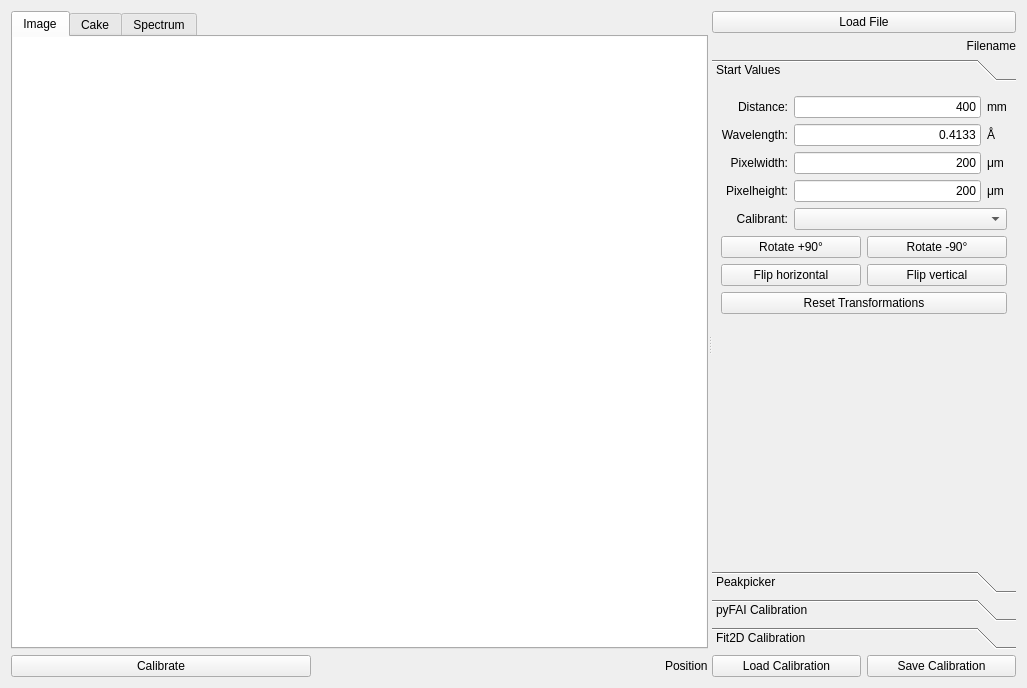
<?xml version="1.0" encoding="UTF-8"?>
<ui version="4.0">
 <author>Clemens Prescher</author>
 <class>XrsCalibrationWidget</class>
 <widget class="QWidget" name="XrsCalibrationWidget">
  <property name="geometry">
   <rect>
    <x>0</x>
    <y>0</y>
    <width>1027</width>
    <height>688</height>
   </rect>
  </property>
  <property name="minimumSize">
   <size>
    <width>5</width>
    <height>5</height>
   </size>
  </property>
  <property name="windowTitle">
   <string>XRS Calibration</string>
  </property>
  <property name="styleSheet">
   <string notr="true"/>
  </property>
  <layout class="QHBoxLayout" name="horizontalLayout_8">
   <item>
    <widget class="QSplitter" name="splitter">
     <property name="orientation">
      <enum>Qt::Horizontal</enum>
     </property>
     <widget class="QWidget" name="">
      <layout class="QVBoxLayout" name="verticalLayout_2">
       <item>
        <widget class="QTabWidget" name="tab_widget">
         <property name="currentIndex">
          <number>0</number>
         </property>
         <widget class="QWidget" name="tab">
          <attribute name="title">
           <string>Image</string>
          </attribute>
          <layout class="QHBoxLayout" name="horizontalLayout_2">
           <property name="margin">
            <number>0</number>
           </property>
           <item>
            <widget class="GraphicsLayoutWidget" name="img_pg_layout">
             <property name="minimumSize">
              <size>
               <width>5</width>
               <height>5</height>
              </size>
             </property>
             <property name="frameShape">
              <enum>QFrame::NoFrame</enum>
             </property>
             <property name="frameShadow">
              <enum>QFrame::Plain</enum>
             </property>
            </widget>
           </item>
          </layout>
         </widget>
         <widget class="QWidget" name="tab_2">
          <attribute name="title">
           <string>Cake</string>
          </attribute>
          <layout class="QHBoxLayout" name="horizontalLayout_3">
           <property name="margin">
            <number>0</number>
           </property>
           <item>
            <widget class="GraphicsLayoutWidget" name="cake_pg_layout"/>
           </item>
          </layout>
         </widget>
         <widget class="QWidget" name="tab_3">
          <attribute name="title">
           <string>Spectrum</string>
          </attribute>
          <layout class="QHBoxLayout" name="horizontalLayout_7">
           <property name="margin">
            <number>0</number>
           </property>
           <item>
            <widget class="GraphicsLayoutWidget" name="spectrum_pg_layout">
             <property name="minimumSize">
              <size>
               <width>5</width>
               <height>5</height>
              </size>
             </property>
             <property name="sizeIncrement">
              <size>
               <width>5</width>
               <height>5</height>
              </size>
             </property>
             <property name="baseSize">
              <size>
               <width>5</width>
               <height>5</height>
              </size>
             </property>
            </widget>
           </item>
          </layout>
         </widget>
        </widget>
       </item>
       <item>
        <layout class="QHBoxLayout" name="horizontalLayout_4">
         <item>
          <widget class="QPushButton" name="integrate_btn">
           <property name="sizePolicy">
            <sizepolicy hsizetype="Fixed" vsizetype="Fixed">
             <horstretch>0</horstretch>
             <verstretch>0</verstretch>
            </sizepolicy>
           </property>
           <property name="minimumSize">
            <size>
             <width>300</width>
             <height>0</height>
            </size>
           </property>
           <property name="text">
            <string>Calibrate</string>
           </property>
          </widget>
         </item>
         <item>
          <spacer name="horizontalSpacer">
           <property name="orientation">
            <enum>Qt::Horizontal</enum>
           </property>
           <property name="sizeHint" stdset="0">
            <size>
             <width>168</width>
             <height>20</height>
            </size>
           </property>
          </spacer>
         </item>
         <item>
          <widget class="QLabel" name="pos_lbl">
           <property name="text">
            <string>Position</string>
           </property>
          </widget>
         </item>
        </layout>
       </item>
      </layout>
     </widget>
     <widget class="QWidget" name="layoutWidget">
      <layout class="QVBoxLayout" name="verticalLayout_4">
       <item>
        <widget class="QPushButton" name="load_file_btn">
         <property name="maximumSize">
          <size>
           <width>1677215</width>
           <height>16777215</height>
          </size>
         </property>
         <property name="text">
          <string>Load File</string>
         </property>
        </widget>
       </item>
       <item>
        <widget class="QLabel" name="filename_lbl">
         <property name="text">
          <string>Filename</string>
         </property>
         <property name="alignment">
          <set>Qt::AlignRight|Qt::AlignTrailing|Qt::AlignVCenter</set>
         </property>
        </widget>
       </item>
       <item>
        <widget class="QToolBox" name="ToolBox">
         <widget class="QWidget" name="toolBoxPage1">
          <property name="geometry">
           <rect>
            <x>0</x>
            <y>0</y>
            <width>339</width>
            <height>438</height>
           </rect>
          </property>
          <attribute name="label">
           <string>Start Values</string>
          </attribute>
          <layout class="QVBoxLayout" name="verticalLayout">
           <item>
            <layout class="QGridLayout" name="gridLayout">
             <item row="0" column="0">
              <widget class="QLabel" name="label">
               <property name="text">
                <string>Distance:</string>
               </property>
               <property name="alignment">
                <set>Qt::AlignRight|Qt::AlignTrailing|Qt::AlignVCenter</set>
               </property>
              </widget>
             </item>
             <item row="0" column="1">
              <widget class="QLineEdit" name="sv_distance_txt">
               <property name="text">
                <string>400</string>
               </property>
               <property name="alignment">
                <set>Qt::AlignRight|Qt::AlignTrailing|Qt::AlignVCenter</set>
               </property>
              </widget>
             </item>
             <item row="0" column="2">
              <widget class="QLabel" name="label_6">
               <property name="text">
                <string>mm</string>
               </property>
              </widget>
             </item>
             <item row="1" column="0">
              <widget class="QLabel" name="label_2">
               <property name="text">
                <string>Wavelength:</string>
               </property>
               <property name="alignment">
                <set>Qt::AlignRight|Qt::AlignTrailing|Qt::AlignVCenter</set>
               </property>
              </widget>
             </item>
             <item row="1" column="1">
              <widget class="QLineEdit" name="sv_wavelength_txt">
               <property name="text">
                <string>0.4133</string>
               </property>
               <property name="alignment">
                <set>Qt::AlignRight|Qt::AlignTrailing|Qt::AlignVCenter</set>
               </property>
              </widget>
             </item>
             <item row="1" column="2">
              <widget class="QLabel" name="label_7">
               <property name="text">
                <string>Å</string>
               </property>
              </widget>
             </item>
             <item row="2" column="0">
              <widget class="QLabel" name="label_3">
               <property name="text">
                <string>Pixelwidth:</string>
               </property>
               <property name="alignment">
                <set>Qt::AlignRight|Qt::AlignTrailing|Qt::AlignVCenter</set>
               </property>
              </widget>
             </item>
             <item row="2" column="1">
              <widget class="QLineEdit" name="sv_pixel_width_txt">
               <property name="text">
                <string>200</string>
               </property>
               <property name="alignment">
                <set>Qt::AlignRight|Qt::AlignTrailing|Qt::AlignVCenter</set>
               </property>
              </widget>
             </item>
             <item row="2" column="2">
              <widget class="QLabel" name="label_8">
               <property name="text">
                <string>μm</string>
               </property>
              </widget>
             </item>
             <item row="3" column="0">
              <widget class="QLabel" name="label_4">
               <property name="text">
                <string>Pixelheight:</string>
               </property>
               <property name="alignment">
                <set>Qt::AlignRight|Qt::AlignTrailing|Qt::AlignVCenter</set>
               </property>
              </widget>
             </item>
             <item row="3" column="1">
              <widget class="QLineEdit" name="sv_pixel_height_txt">
               <property name="text">
                <string>200</string>
               </property>
               <property name="alignment">
                <set>Qt::AlignRight|Qt::AlignTrailing|Qt::AlignVCenter</set>
               </property>
              </widget>
             </item>
             <item row="3" column="2">
              <widget class="QLabel" name="label_9">
               <property name="text">
                <string>μm</string>
               </property>
              </widget>
             </item>
             <item row="4" column="0">
              <widget class="QLabel" name="label_5">
               <property name="text">
                <string>Calibrant:</string>
               </property>
               <property name="alignment">
                <set>Qt::AlignRight|Qt::AlignTrailing|Qt::AlignVCenter</set>
               </property>
              </widget>
             </item>
             <item row="4" column="1" colspan="2">
              <widget class="QComboBox" name="calibrant_cb">
               <property name="editable">
                <bool>false</bool>
               </property>
               <property name="frame">
                <bool>true</bool>
               </property>
              </widget>
             </item>
            </layout>
           </item>
           <item>
            <layout class="QGridLayout" name="gridLayout_4">
             <item row="0" column="0">
              <widget class="QPushButton" name="rotate_p90_btn">
               <property name="text">
                <string>Rotate +90°</string>
               </property>
              </widget>
             </item>
             <item row="0" column="1">
              <widget class="QPushButton" name="rotate_m90_btn">
               <property name="text">
                <string>Rotate -90°</string>
               </property>
              </widget>
             </item>
             <item row="1" column="0">
              <widget class="QPushButton" name="invert_horizontal_btn">
               <property name="text">
                <string>Flip horizontal</string>
               </property>
              </widget>
             </item>
             <item row="1" column="1">
              <widget class="QPushButton" name="invert_vertical_btn">
               <property name="text">
                <string>Flip vertical</string>
               </property>
              </widget>
             </item>
             <item row="2" column="0" colspan="2">
              <widget class="QPushButton" name="reset_transformations_btn">
               <property name="text">
                <string>Reset Transformations</string>
               </property>
              </widget>
             </item>
            </layout>
           </item>
           <item>
            <spacer name="verticalSpacer">
             <property name="orientation">
              <enum>Qt::Vertical</enum>
             </property>
             <property name="sizeHint" stdset="0">
              <size>
               <width>20</width>
               <height>178</height>
              </size>
             </property>
            </spacer>
           </item>
          </layout>
         </widget>
         <widget class="QWidget" name="page">
          <property name="geometry">
           <rect>
            <x>0</x>
            <y>0</y>
            <width>339</width>
            <height>438</height>
           </rect>
          </property>
          <attribute name="label">
           <string>Peakpicker</string>
          </attribute>
          <layout class="QVBoxLayout" name="verticalLayout_6">
           <item>
            <layout class="QHBoxLayout" name="horizontalLayout_5">
             <item>
              <spacer name="horizontalSpacer_2">
               <property name="orientation">
                <enum>Qt::Horizontal</enum>
               </property>
               <property name="sizeHint" stdset="0">
                <size>
                 <width>40</width>
                 <height>20</height>
                </size>
               </property>
              </spacer>
             </item>
             <item>
              <widget class="QLabel" name="label_10">
               <property name="text">
                <string>Current peaknumber:</string>
               </property>
              </widget>
             </item>
             <item>
              <widget class="QSpinBox" name="peak_num_sb">
               <property name="minimum">
                <number>1</number>
               </property>
              </widget>
             </item>
            </layout>
           </item>
           <item>
            <layout class="QHBoxLayout" name="horizontalLayout_6">
             <item>
              <spacer name="horizontalSpacer_3">
               <property name="orientation">
                <enum>Qt::Horizontal</enum>
               </property>
               <property name="sizeHint" stdset="0">
                <size>
                 <width>40</width>
                 <height>20</height>
                </size>
               </property>
              </spacer>
             </item>
             <item>
              <widget class="QCheckBox" name="automatic_peak_num_inc_cb">
               <property name="text">
                <string>automatic</string>
               </property>
               <property name="checked">
                <bool>true</bool>
               </property>
              </widget>
             </item>
            </layout>
           </item>
           <item>
            <widget class="QPushButton" name="clear_peaks_btn">
             <property name="text">
              <string>Clear All Peaks</string>
             </property>
            </widget>
           </item>
           <item>
            <spacer name="verticalSpacer_4">
             <property name="orientation">
              <enum>Qt::Vertical</enum>
             </property>
             <property name="sizeHint" stdset="0">
              <size>
               <width>20</width>
               <height>40</height>
              </size>
             </property>
            </spacer>
           </item>
          </layout>
         </widget>
         <widget class="QWidget" name="pyFAI">
          <property name="geometry">
           <rect>
            <x>0</x>
            <y>0</y>
            <width>339</width>
            <height>438</height>
           </rect>
          </property>
          <attribute name="label">
           <string>pyFAI Calibration</string>
          </attribute>
          <layout class="QGridLayout" name="gridLayout_3">
           <item row="0" column="0">
            <widget class="QLabel" name="label_21">
             <property name="text">
              <string>Distance:</string>
             </property>
             <property name="alignment">
              <set>Qt::AlignRight|Qt::AlignTrailing|Qt::AlignVCenter</set>
             </property>
            </widget>
           </item>
           <item row="0" column="1">
            <widget class="QLineEdit" name="pf_distance_txt">
             <property name="focusPolicy">
              <enum>Qt::StrongFocus</enum>
             </property>
             <property name="alignment">
              <set>Qt::AlignRight|Qt::AlignTrailing|Qt::AlignVCenter</set>
             </property>
            </widget>
           </item>
           <item row="0" column="2">
            <widget class="QLabel" name="label_20">
             <property name="text">
              <string>mm</string>
             </property>
            </widget>
           </item>
           <item row="0" column="3">
            <widget class="QCheckBox" name="pf_distance_cb">
             <property name="text">
              <string/>
             </property>
             <property name="checked">
              <bool>true</bool>
             </property>
            </widget>
           </item>
           <item row="1" column="0">
            <widget class="QLabel" name="label_22">
             <property name="text">
              <string>Wavelength:</string>
             </property>
             <property name="alignment">
              <set>Qt::AlignRight|Qt::AlignTrailing|Qt::AlignVCenter</set>
             </property>
            </widget>
           </item>
           <item row="1" column="1">
            <widget class="QLineEdit" name="pf_wavelength_txt">
             <property name="alignment">
              <set>Qt::AlignRight|Qt::AlignTrailing|Qt::AlignVCenter</set>
             </property>
            </widget>
           </item>
           <item row="1" column="2">
            <widget class="QLabel" name="label_19">
             <property name="text">
              <string>Å</string>
             </property>
            </widget>
           </item>
           <item row="1" column="3">
            <widget class="QCheckBox" name="pf_wavelength_cb">
             <property name="text">
              <string/>
             </property>
            </widget>
           </item>
           <item row="2" column="0">
            <widget class="QLabel" name="label_27">
             <property name="text">
              <string>PONI:</string>
             </property>
             <property name="alignment">
              <set>Qt::AlignRight|Qt::AlignTrailing|Qt::AlignVCenter</set>
             </property>
            </widget>
           </item>
           <item row="2" column="1">
            <widget class="QLineEdit" name="pf_poni1_txt">
             <property name="alignment">
              <set>Qt::AlignRight|Qt::AlignTrailing|Qt::AlignVCenter</set>
             </property>
            </widget>
           </item>
           <item row="2" column="2">
            <widget class="QLabel" name="label_29">
             <property name="text">
              <string>m</string>
             </property>
            </widget>
           </item>
           <item row="3" column="1">
            <widget class="QLineEdit" name="pf_poni2_txt">
             <property name="alignment">
              <set>Qt::AlignRight|Qt::AlignTrailing|Qt::AlignVCenter</set>
             </property>
            </widget>
           </item>
           <item row="3" column="2">
            <widget class="QLabel" name="label_30">
             <property name="text">
              <string>m</string>
             </property>
            </widget>
           </item>
           <item row="4" column="0">
            <widget class="QLabel" name="label_28">
             <property name="text">
              <string>Rotations:</string>
             </property>
             <property name="alignment">
              <set>Qt::AlignRight|Qt::AlignTrailing|Qt::AlignVCenter</set>
             </property>
            </widget>
           </item>
           <item row="4" column="1">
            <widget class="QLineEdit" name="pf_rotation1_txt">
             <property name="alignment">
              <set>Qt::AlignRight|Qt::AlignTrailing|Qt::AlignVCenter</set>
             </property>
            </widget>
           </item>
           <item row="4" column="2">
            <widget class="QLabel" name="label_31">
             <property name="text">
              <string>rad</string>
             </property>
            </widget>
           </item>
           <item row="5" column="1">
            <widget class="QLineEdit" name="pf_rotation2_txt">
             <property name="alignment">
              <set>Qt::AlignRight|Qt::AlignTrailing|Qt::AlignVCenter</set>
             </property>
            </widget>
           </item>
           <item row="5" column="2">
            <widget class="QLabel" name="label_32">
             <property name="text">
              <string>rad</string>
             </property>
            </widget>
           </item>
           <item row="6" column="1">
            <widget class="QLineEdit" name="pf_rotation3_txt">
             <property name="alignment">
              <set>Qt::AlignRight|Qt::AlignTrailing|Qt::AlignVCenter</set>
             </property>
            </widget>
           </item>
           <item row="6" column="2">
            <widget class="QLabel" name="label_33">
             <property name="text">
              <string>rad</string>
             </property>
            </widget>
           </item>
           <item row="7" column="0">
            <widget class="QLabel" name="label_46">
             <property name="text">
              <string>Pixelwidth:</string>
             </property>
             <property name="alignment">
              <set>Qt::AlignRight|Qt::AlignTrailing|Qt::AlignVCenter</set>
             </property>
            </widget>
           </item>
           <item row="7" column="1">
            <widget class="QLineEdit" name="pf_pixel_width_txt">
             <property name="alignment">
              <set>Qt::AlignRight|Qt::AlignTrailing|Qt::AlignVCenter</set>
             </property>
            </widget>
           </item>
           <item row="7" column="2">
            <widget class="QLabel" name="label_11">
             <property name="text">
              <string>μm</string>
             </property>
            </widget>
           </item>
           <item row="8" column="0">
            <widget class="QLabel" name="label_47">
             <property name="text">
              <string>Pixelheight:</string>
             </property>
             <property name="alignment">
              <set>Qt::AlignRight|Qt::AlignTrailing|Qt::AlignVCenter</set>
             </property>
            </widget>
           </item>
           <item row="8" column="1">
            <widget class="QLineEdit" name="pf_pixel_height_txt">
             <property name="alignment">
              <set>Qt::AlignRight|Qt::AlignTrailing|Qt::AlignVCenter</set>
             </property>
            </widget>
           </item>
           <item row="8" column="2">
            <widget class="QLabel" name="label_12">
             <property name="text">
              <string>μm</string>
             </property>
            </widget>
           </item>
           <item row="9" column="0" colspan="4">
            <widget class="QPushButton" name="pf_update_btn">
             <property name="text">
              <string>Update</string>
             </property>
            </widget>
           </item>
           <item row="10" column="1">
            <spacer name="verticalSpacer_2">
             <property name="orientation">
              <enum>Qt::Vertical</enum>
             </property>
             <property name="sizeHint" stdset="0">
              <size>
               <width>20</width>
               <height>94</height>
              </size>
             </property>
            </spacer>
           </item>
          </layout>
         </widget>
         <widget class="QWidget" name="toolBoxPage3">
          <property name="geometry">
           <rect>
            <x>0</x>
            <y>0</y>
            <width>339</width>
            <height>438</height>
           </rect>
          </property>
          <attribute name="label">
           <string>Fit2D Calibration</string>
          </attribute>
          <layout class="QGridLayout" name="gridLayout_7">
           <item row="0" column="0">
            <widget class="QLabel" name="label_37">
             <property name="text">
              <string>Distance:</string>
             </property>
             <property name="alignment">
              <set>Qt::AlignRight|Qt::AlignTrailing|Qt::AlignVCenter</set>
             </property>
            </widget>
           </item>
           <item row="0" column="1">
            <widget class="QLineEdit" name="f2_distance_txt">
             <property name="focusPolicy">
              <enum>Qt::StrongFocus</enum>
             </property>
             <property name="alignment">
              <set>Qt::AlignRight|Qt::AlignTrailing|Qt::AlignVCenter</set>
             </property>
            </widget>
           </item>
           <item row="0" column="3">
            <widget class="QLabel" name="label_36">
             <property name="text">
              <string>mm</string>
             </property>
            </widget>
           </item>
           <item row="0" column="4">
            <widget class="QCheckBox" name="f2_distance_cb">
             <property name="text">
              <string/>
             </property>
             <property name="checked">
              <bool>true</bool>
             </property>
            </widget>
           </item>
           <item row="1" column="0">
            <widget class="QLabel" name="label_34">
             <property name="text">
              <string>Wavelength:</string>
             </property>
             <property name="alignment">
              <set>Qt::AlignRight|Qt::AlignTrailing|Qt::AlignVCenter</set>
             </property>
            </widget>
           </item>
           <item row="1" column="1">
            <widget class="QLineEdit" name="f2_wavelength_txt">
             <property name="alignment">
              <set>Qt::AlignRight|Qt::AlignTrailing|Qt::AlignVCenter</set>
             </property>
            </widget>
           </item>
           <item row="1" column="3">
            <widget class="QLabel" name="label_38">
             <property name="text">
              <string>Å</string>
             </property>
            </widget>
           </item>
           <item row="1" column="4">
            <widget class="QCheckBox" name="f2_wavelength_cb">
             <property name="text">
              <string/>
             </property>
            </widget>
           </item>
           <item row="2" column="0">
            <widget class="QLabel" name="label_39">
             <property name="text">
              <string>Center X:</string>
             </property>
             <property name="alignment">
              <set>Qt::AlignRight|Qt::AlignTrailing|Qt::AlignVCenter</set>
             </property>
            </widget>
           </item>
           <item row="2" column="1">
            <widget class="QLineEdit" name="f2_center_x_txt">
             <property name="alignment">
              <set>Qt::AlignRight|Qt::AlignTrailing|Qt::AlignVCenter</set>
             </property>
            </widget>
           </item>
           <item row="2" column="3">
            <widget class="QLabel" name="label_35">
             <property name="text">
              <string>px</string>
             </property>
            </widget>
           </item>
           <item row="3" column="0">
            <widget class="QLabel" name="label_41">
             <property name="text">
              <string>Center Y:</string>
             </property>
             <property name="alignment">
              <set>Qt::AlignRight|Qt::AlignTrailing|Qt::AlignVCenter</set>
             </property>
            </widget>
           </item>
           <item row="3" column="1">
            <widget class="QLineEdit" name="f2_center_y_txt">
             <property name="alignment">
              <set>Qt::AlignRight|Qt::AlignTrailing|Qt::AlignVCenter</set>
             </property>
            </widget>
           </item>
           <item row="3" column="3">
            <widget class="QLabel" name="label_40">
             <property name="text">
              <string>px</string>
             </property>
            </widget>
           </item>
           <item row="4" column="0">
            <widget class="QLabel" name="label_45">
             <property name="text">
              <string>Rotation:</string>
             </property>
             <property name="alignment">
              <set>Qt::AlignRight|Qt::AlignTrailing|Qt::AlignVCenter</set>
             </property>
            </widget>
           </item>
           <item row="4" column="1">
            <widget class="QLineEdit" name="f2_rotation_txt">
             <property name="alignment">
              <set>Qt::AlignRight|Qt::AlignTrailing|Qt::AlignVCenter</set>
             </property>
            </widget>
           </item>
           <item row="4" column="3">
            <widget class="QLabel" name="label_44">
             <property name="text">
              <string>deg</string>
             </property>
            </widget>
           </item>
           <item row="5" column="0">
            <widget class="QLabel" name="label_42">
             <property name="text">
              <string>Tilt:</string>
             </property>
             <property name="alignment">
              <set>Qt::AlignRight|Qt::AlignTrailing|Qt::AlignVCenter</set>
             </property>
            </widget>
           </item>
           <item row="5" column="1">
            <widget class="QLineEdit" name="f2_tilt_txt">
             <property name="alignment">
              <set>Qt::AlignRight|Qt::AlignTrailing|Qt::AlignVCenter</set>
             </property>
            </widget>
           </item>
           <item row="5" column="3">
            <widget class="QLabel" name="label_43">
             <property name="text">
              <string>deg</string>
             </property>
            </widget>
           </item>
           <item row="6" column="0">
            <widget class="QLabel" name="label_78">
             <property name="text">
              <string>Pixelwidth:</string>
             </property>
             <property name="alignment">
              <set>Qt::AlignRight|Qt::AlignTrailing|Qt::AlignVCenter</set>
             </property>
            </widget>
           </item>
           <item row="6" column="1">
            <widget class="QLineEdit" name="f2_pixel_width_txt">
             <property name="alignment">
              <set>Qt::AlignRight|Qt::AlignTrailing|Qt::AlignVCenter</set>
             </property>
            </widget>
           </item>
           <item row="6" column="3">
            <widget class="QLabel" name="label_77">
             <property name="text">
              <string>μm</string>
             </property>
            </widget>
           </item>
           <item row="7" column="0">
            <widget class="QLabel" name="label_75">
             <property name="text">
              <string>Pixelheight:</string>
             </property>
             <property name="alignment">
              <set>Qt::AlignRight|Qt::AlignTrailing|Qt::AlignVCenter</set>
             </property>
            </widget>
           </item>
           <item row="7" column="1">
            <widget class="QLineEdit" name="f2_pixel_height_txt">
             <property name="alignment">
              <set>Qt::AlignRight|Qt::AlignTrailing|Qt::AlignVCenter</set>
             </property>
            </widget>
           </item>
           <item row="7" column="3">
            <widget class="QLabel" name="label_76">
             <property name="text">
              <string>μm</string>
             </property>
            </widget>
           </item>
           <item row="8" column="0" colspan="5">
            <widget class="QPushButton" name="f2_update_btn">
             <property name="text">
              <string>Update</string>
             </property>
            </widget>
           </item>
           <item row="9" column="2">
            <spacer name="verticalSpacer_3">
             <property name="orientation">
              <enum>Qt::Vertical</enum>
             </property>
             <property name="sizeHint" stdset="0">
              <size>
               <width>20</width>
               <height>147</height>
              </size>
             </property>
            </spacer>
           </item>
          </layout>
         </widget>
        </widget>
       </item>
       <item>
        <layout class="QHBoxLayout" name="horizontalLayout">
         <item>
          <widget class="QPushButton" name="load_calibration_btn">
           <property name="text">
            <string>Load Calibration</string>
           </property>
          </widget>
         </item>
         <item>
          <widget class="QPushButton" name="save_calibration_btn">
           <property name="text">
            <string>Save Calibration</string>
           </property>
          </widget>
         </item>
        </layout>
       </item>
      </layout>
     </widget>
    </widget>
   </item>
  </layout>
 </widget>
 <customwidgets>
  <customwidget>
   <class>GraphicsLayoutWidget</class>
   <extends>QGraphicsView</extends>
   <header>pyqtgraph</header>
  </customwidget>
 </customwidgets>
 <tabstops>
  <tabstop>sv_distance_txt</tabstop>
  <tabstop>sv_wavelength_txt</tabstop>
  <tabstop>sv_pixel_width_txt</tabstop>
  <tabstop>sv_pixel_height_txt</tabstop>
  <tabstop>calibrant_cb</tabstop>
  <tabstop>rotate_p90_btn</tabstop>
  <tabstop>rotate_m90_btn</tabstop>
  <tabstop>invert_horizontal_btn</tabstop>
  <tabstop>invert_vertical_btn</tabstop>
  <tabstop>pf_distance_txt</tabstop>
  <tabstop>pf_distance_cb</tabstop>
  <tabstop>pf_wavelength_txt</tabstop>
  <tabstop>pf_wavelength_cb</tabstop>
  <tabstop>pf_poni1_txt</tabstop>
  <tabstop>pf_poni2_txt</tabstop>
  <tabstop>pf_rotation1_txt</tabstop>
  <tabstop>pf_rotation2_txt</tabstop>
  <tabstop>pf_rotation3_txt</tabstop>
  <tabstop>f2_distance_txt</tabstop>
  <tabstop>f2_distance_cb</tabstop>
  <tabstop>f2_wavelength_txt</tabstop>
  <tabstop>f2_wavelength_cb</tabstop>
  <tabstop>f2_center_x_txt</tabstop>
  <tabstop>f2_center_y_txt</tabstop>
  <tabstop>f2_tilt_txt</tabstop>
  <tabstop>f2_rotation_txt</tabstop>
  <tabstop>load_calibration_btn</tabstop>
  <tabstop>save_calibration_btn</tabstop>
 </tabstops>
 <resources/>
 <connections>
  <connection>
   <sender>f2_distance_cb</sender>
   <signal>clicked()</signal>
   <receiver>pf_distance_cb</receiver>
   <slot>toggle()</slot>
   <hints>
    <hint type="sourcelabel">
     <x>833</x>
     <y>131</y>
    </hint>
    <hint type="destinationlabel">
     <x>833</x>
     <y>100</y>
    </hint>
   </hints>
  </connection>
  <connection>
   <sender>pf_distance_cb</sender>
   <signal>clicked()</signal>
   <receiver>f2_distance_cb</receiver>
   <slot>toggle()</slot>
   <hints>
    <hint type="sourcelabel">
     <x>833</x>
     <y>100</y>
    </hint>
    <hint type="destinationlabel">
     <x>833</x>
     <y>131</y>
    </hint>
   </hints>
  </connection>
  <connection>
   <sender>f2_wavelength_cb</sender>
   <signal>clicked()</signal>
   <receiver>pf_wavelength_cb</receiver>
   <slot>toggle()</slot>
   <hints>
    <hint type="sourcelabel">
     <x>833</x>
     <y>162</y>
    </hint>
    <hint type="destinationlabel">
     <x>833</x>
     <y>131</y>
    </hint>
   </hints>
  </connection>
  <connection>
   <sender>pf_wavelength_cb</sender>
   <signal>clicked()</signal>
   <receiver>f2_wavelength_cb</receiver>
   <slot>toggle()</slot>
   <hints>
    <hint type="sourcelabel">
     <x>833</x>
     <y>131</y>
    </hint>
    <hint type="destinationlabel">
     <x>833</x>
     <y>162</y>
    </hint>
   </hints>
  </connection>
 </connections>
</ui>
